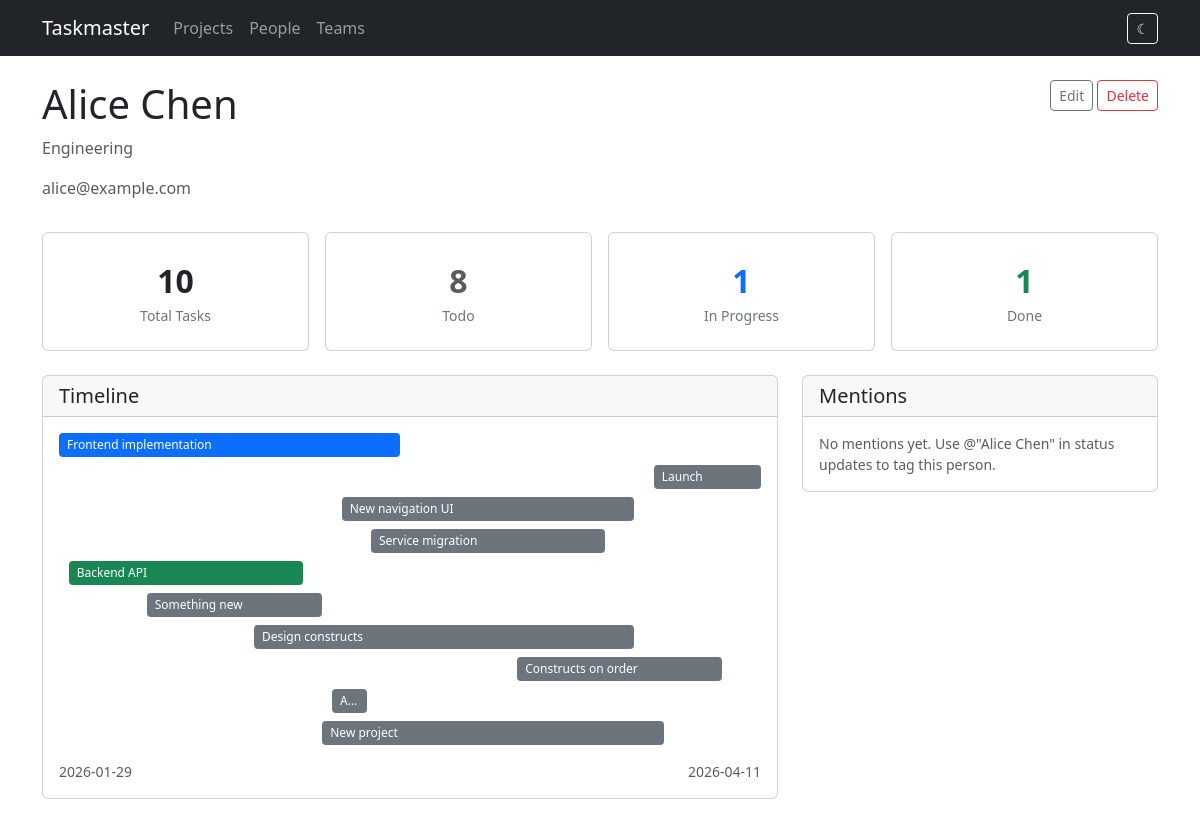
The app's page /people/1 (upper part), older data.
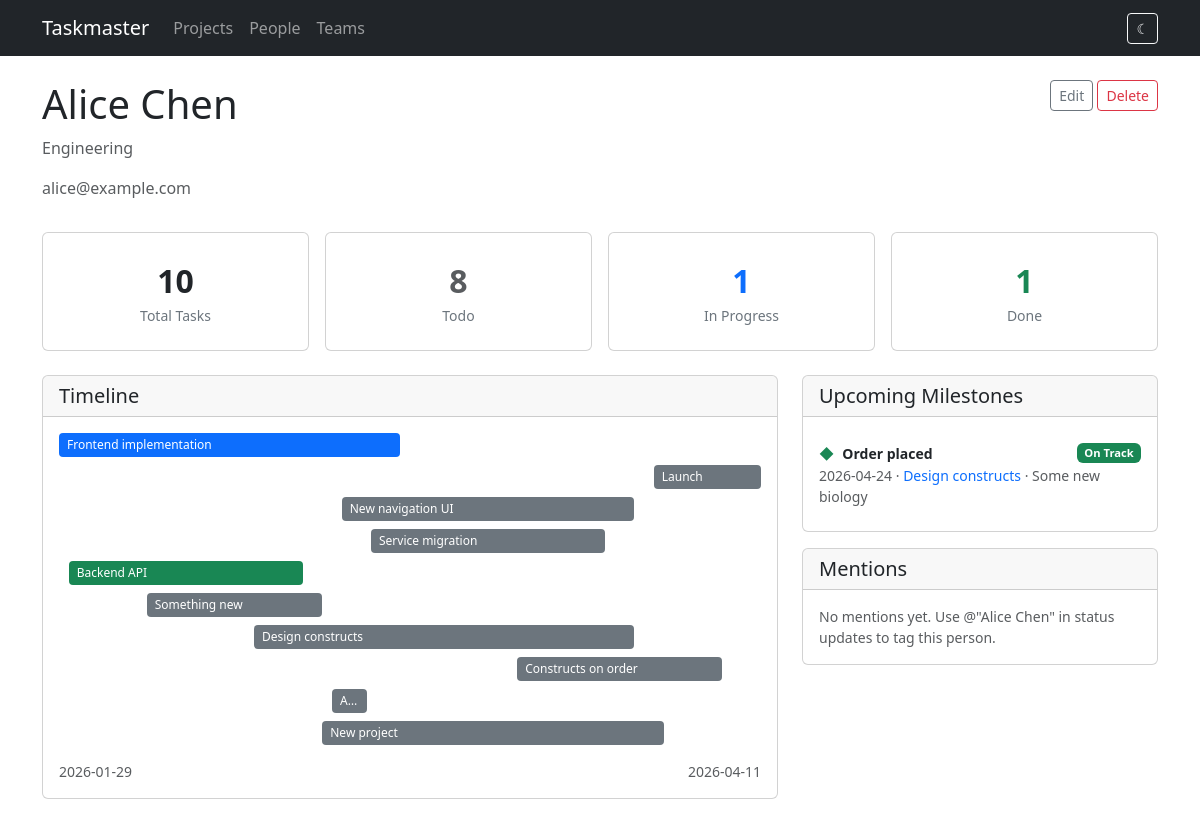
The same page, newer data.
### models.py (models this page shows, shortened)
class Task(db.Model):
    id = db.Column(db.Integer, primary_key=True)
    title = db.Column(db.String(200), nullable=False)
    description = db.Column(db.Text)
    project_id = db.Column(db.Integer, db.ForeignKey('project.id'), nullable=False)
    start_date = db.Column(db.Date, nullable=False)
    end_date = db.Column(db.Date, nullable=False)
    status = db.Column(db.String(20), default='todo')  # todo, in_progress, done
    priority = db.Column(db.String(20), default='medium')  # low, medium, high, critical
    assignments = db.relationship('TaskAssignment', backref='task', lazy=True,
                                   cascade='all, delete-orphan')
    tags = db.relationship('Tag', secondary=task_tags, backref=db.backref('tasks', lazy=True))
    milestones = db.relationship('Milestone', backref='task', lazy=True,
                                 order_by='Milestone.date', cascade='all, delete-orphan')
    status_updates = db.relationship('StatusUpdate', backref='task', lazy=True,
                                     order_by='StatusUpdate.created_at.desc()',
                                     cascade='all, delete-orphan')
    dependencies = db.relationship(
        'Task',
        secondary='task_dependency',
        primaryjoin='Task.id == TaskDependency.task_id',
        secondaryjoin='Task.id == TaskDependency.depends_on_id',
        backref=db.backref('dependents', lazy=True),
        lazy=True,
    )
    @property
    def lead(self):
        for a in self.assignments:
            if a.is_lead:
                return a.person
        return None

class Milestone(db.Model):
    id = db.Column(db.Integer, primary_key=True)
    task_id = db.Column(db.Integer, db.ForeignKey('task.id'), nullable=False)
    name = db.Column(db.String(200), nullable=False)
    date = db.Column(db.Date, nullable=False)
    status_override = db.Column(db.String(20), nullable=True)  # on_track, delayed, on_hold
    @property
    def computed_status(self):
        if self.status_override:
            return self.status_override
        today = date.today()
        if self.task.project.status == 'on_hold':
            return 'on_hold'
        if self.date < today and self.task.status != 'done':
            return 'delayed'
        return 'on_track'

class Project(db.Model):
    id = db.Column(db.Integer, primary_key=True)
    name = db.Column(db.String(200), nullable=False)
    description = db.Column(db.Text)
    start_date = db.Column(db.Date)
    end_date = db.Column(db.Date)
    status = db.Column(db.String(20), default='active')  # active, completed, on_hold
    tasks = db.relationship('Task', backref='project', lazy=True, cascade='all, delete-orphan')

### routes/people.py (the view)
@bp.route('/people/<int:id>')
def detail(id):
    person = Person.query.get_or_404(id)
    person_tasks = [a.task for a in person.assignments]
    tasks_by_project = {}
    for task in person_tasks:
        proj = task.project
        if proj.id not in tasks_by_project:
            tasks_by_project[proj.id] = {'project': proj, 'tasks': []}
        tasks_by_project[proj.id]['tasks'].append(task)
    mentioned_updates = StatusUpdate.query.filter(
        StatusUpdate.mentions.any(id=person.id)
    ).order_by(StatusUpdate.created_at.desc()).all()
    task_ids = [t.id for t in person_tasks]
    upcoming_milestones = Milestone.query.filter(
        Milestone.task_id.in_(task_ids),
        Milestone.date >= date.today()
    ).order_by(Milestone.date).all() if task_ids else []
    return render_template('people/detail.html', person=person,
                           person_tasks=person_tasks,
                           tasks_by_project=tasks_by_project,
                           mentioned_updates=mentioned_updates,
                           upcoming_milestones=upcoming_milestones)

### templates/people/detail.html (shortened to what the changed rows need)
{% extends "base.html" %}
{% block content %}
<div class="d-flex justify-content-between align-items-start mb-3">
    <div>
        <h1>{{ person.name }}</h1>
    </div>
</div>
{% set total = person_tasks|length %}
{% set todo = person_tasks|selectattr('status', 'equalto', 'todo')|list|length %}
{% set in_prog = person_tasks|selectattr('status', 'equalto', 'in_progress')|list|length %}
{% set done_count = person_tasks|selectattr('status', 'equalto', 'done')|list|length %}
<div class="row g-4">
<div class="col-lg-8">
    {% if person_tasks %}
    <div class="card mb-4">
        <div class="card-header"><h5 class="mb-0">Timeline</h5></div>
        <div class="card-body">
            {% set all_tasks = person_tasks %}
            {% set min_date = all_tasks|map(attribute='start_date')|min %}
            {% set max_date = all_tasks|map(attribute='end_date')|max %}
            {% set total_days = (max_date - min_date).days if max_date != min_date else 1 %}
            <div style="position: relative; min-height: {{ all_tasks|length * 32 }}px;">
                {% for task in all_tasks %}
                {% set offset_days = (task.start_date - min_date).days %}
                {% set duration_days = (task.end_date - task.start_date).days %}
                {% set left_pct = (offset_days / total_days * 100) %}
                {% set width_pct = (duration_days / total_days * 100) %}
                <div class="timeline-bar badge-{{ task.status }}"
                     style="position: absolute; top: {{ loop.index0 * 32 }}px; left: {{ left_pct }}%; width: {{ [width_pct, 5]|max }}%;"
                     title="{{ task.title }} ({{ task.start_date }} to {{ task.end_date }})">
                    <a href="{{ url_for('tasks.detail', id=task.id) }}" class="text-white text-decoration-none">{{ task.title }}</a>
                </div>
                {% endfor %}
            </div>
            <div class="d-flex justify-content-between mt-2 small text-muted">
                <span>{{ min_date }}</span>
                <span>{{ max_date }}</span>
            </div>
        </div>
    </div>
    {% endif %}
</div>
<div class="col-lg-4">
    {% if upcoming_milestones %}
    <div class="card mb-3">
        <div class="card-header"><h5 class="mb-0">Upcoming Milestones</h5></div>
        <div class="card-body">
            <div class="list-group list-group-flush">
                {% for ms in upcoming_milestones %}
                <div class="list-group-item px-0">
                    <div class="d-flex justify-content-between align-items-center">
                        <div>
                            <span class="milestone-diamond me-1">&#9670;</span>
                            <strong class="small">{{ ms.name }}</strong>
                        </div>
                        <span class="badge milestone-{{ ms.computed_status }}" style="font-size:0.7em">{{ ms.computed_status | replace('_', ' ') | title }}</span>
                    </div>
                    <div class="small text-muted">
                        {{ ms.date }} &middot;
                        <a href="{{ url_for('tasks.detail', id=ms.task.id) }}" class="text-decoration-none">{{ ms.task.title }}</a>
                        &middot; {{ ms.task.project.name }}
                    </div>
                </div>
                {% endfor %}
            </div>
        </div>
    </div>
    {% endif %}
</div>
</div>
{% endblock %}

Row changes from the older to the newer data that the page shows:
now on this page (row edited): Milestone: name "Order placed", computed_status "On Track", date "2026-04-24", task "Design constructs", task.project.name "Some new biology"
Text that changed along with them:
text now shown: "Upcoming Milestones"
